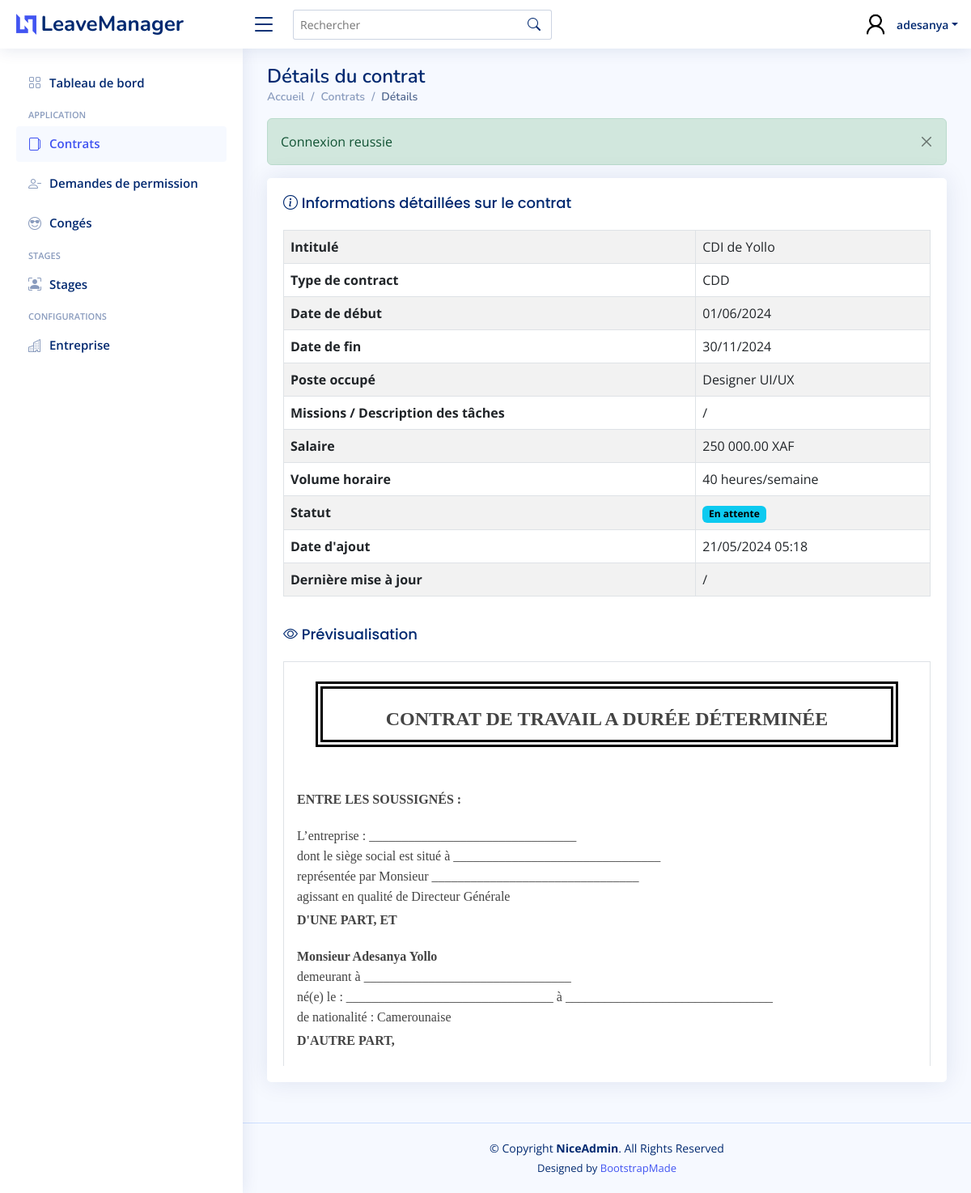
Page /src/View/Contracts/view.php?id=1 (signed in) on the committed database.
### tables this page shows
CREATE TABLE `employees` (
  `id` int NOT NULL,
  `first_name` varchar(50) NOT NULL,
  `last_name` varchar(50) NOT NULL,
  `email` varchar(255) NOT NULL,
  `username` varchar(255) NOT NULL,
  `pwd` varchar(255) NOT NULL,
  `role_id` int NOT NULL,
  `created` datetime NOT NULL DEFAULT CURRENT_TIMESTAMP,
  `modified` datetime DEFAULT NULL,
  `token` varchar(255) DEFAULT NULL,
  `token_exp_date` datetime DEFAULT NULL,
  `status` varchar(10) NOT NULL,
  `etat` tinyint(1) NOT NULL DEFAULT '1'
);

CREATE TABLE `contracts` (
  `id` int NOT NULL,
  `employee_id` int NOT NULL,
  `title` varchar(255) DEFAULT NULL,
  `contract_type_id` int NOT NULL,
  `start_date` date NOT NULL,
  `end_date` date DEFAULT NULL,
  `job_object` varchar(300) DEFAULT NULL,
  `job_description` varchar(1500) DEFAULT NULL,
  `job_salary` decimal(13,4) DEFAULT NULL,
  `hourly_rate` varchar(255) DEFAULT NULL,
  `pdf` varchar(255) DEFAULT NULL,
  `created` datetime NOT NULL DEFAULT CURRENT_TIMESTAMP,
  `modified` datetime DEFAULT NULL,
  `status` varchar(15) NOT NULL,
  `etat` tinyint(1) NOT NULL DEFAULT '1'
);

CREATE TABLE `contract_types` (
  `id` int NOT NULL,
  `name` varchar(300) NOT NULL,
  `description` varchar(1000) DEFAULT NULL,
  `created` datetime NOT NULL DEFAULT CURRENT_TIMESTAMP,
  `etat` tinyint(1) NOT NULL DEFAULT '1'
);

CREATE TABLE `contract_models` (
  `id` int NOT NULL,
  `contract_type_id` int NOT NULL,
  `name` varchar(300) NOT NULL,
  `content` text NOT NULL,
  `is_current` tinyint(1) NOT NULL DEFAULT '0',
  `status` varchar(10) NOT NULL,
  `created` datetime NOT NULL DEFAULT CURRENT_TIMESTAMP,
  `modified` datetime DEFAULT NULL,
  `etat` tinyint(1) NOT NULL DEFAULT '1'
);

### src/View/Contracts/view.php (the view, shortened to what the rows shown need)
<?php
require_once dirname(dirname(dirname(__DIR__))) . DIRECTORY_SEPARATOR . 'autoload.php';
(new ContractsController())->view();
require_once dirname(__DIR__) . DS . 'Elements' . DS . 'header.php';
?>
<main id="main" class="main">
    <div class="pagetitle">
        <h1>Détails du contrat</h1>
    </div>
    <section class="section dashboard">
        <div class="row">
            <div class="col-md-12 col-xl-12 col-xxl-10">
                <div class="card">
                    <div class="card-body">
                        <div class="table-responsive">
                            <table class="table table-striped table-bordered table-hover">
                                <tbody>
                                    <tr>
                                        <th>Intitulé</th>
                                        <td>
                                            <?php if (!empty($contract->getTitle())) : echo $contract->getTitle();
                                            else : ?>
                                                Contrat de l'employé
                                                <?= $contract->getEmployee()->getFirstName() . ' ' . $contract->getEmployee()->getLastName() ?>
                                            <?php endif; ?>
                                        </td>
                                    </tr>
                                    <tr>
                                        <th>Type de contract</th>
                                        <td><?= $contract->getContractType()->getName() ?></td>
                                    </tr>
                                    <tr>
                                        <th>Date de début</th>
                                        <td><?= DateHelper::shortDate($contract->getStartDate()) ?></td>
                                    </tr>
                                    <tr>
                                        <th>Date de fin</th>
                                        <td><?= !empty($contract->getEndDate()) ? DateHelper::shortDate($contract->getEndDate()) : '/' ?>
                                        </td>
                                    </tr>
                                    <tr>
                                        <th>Poste occupé</th>
                                        <td><?= $contract->getJobObject() ?></td>
                                    </tr>
                                    <tr>
                                        <th>Missions / Description des tâches</th>
                                    </tr>
                                    <tr>
                                        <th>Salaire</th>
                                        <td>
                                            <?= !empty($contract->getJobSalary()) ? UtilsHelper::currency((float)$contract->getJobSalary()) . ' XAF' : '/' ?>
                                        </td>
                                    </tr>
                                    <tr>
                                        <th>Volume horaire</th>
                                        <td><?= !empty($contract->getHourlyRate()) ? $contract->getHourlyRate() : '/' ?></td>
                                    </tr>
                                    <tr>
                                        <th>Statut</th>
                                    </tr>
                                    <tr>
                                        <th>Date d'ajout</th>
                                        <td><?= DateHelper::dateTime($contract->getCreated()) ?></td>
                                    </tr>
                                    <tr>
                                        <th>Dernière mise à jour </th>
                                    </tr>
                                </tbody>
                            </table>
                        </div>
                        <?php if (empty($contract->getPdf())) : ?>
                            <div class="" style="max-height: 500px; overflow-y: auto;">
                                <div class="editor-content border p-3">
                                    <?= $preview ?>
                                </div>
                            </div>
                        <?php endif; ?>
                    </div>
                </div>
            </div>
        </div>
    </section>
</main>
<?php require_once dirname(__DIR__) . DS . 'Elements' . DS . 'footer.php'; ?>

### src/View/Elements/header.php (shortened to what the rows shown need)
<?php
require_once dirname(dirname(dirname(__DIR__))) . DIRECTORY_SEPARATOR . 'autoload.php';
?>
<!DOCTYPE html>
<html lang="fr">
<head>
    <link href="<?= TEMPLATE_PATH ?>assets/vendor/bootstrap/css/bootstrap.min.css" rel="stylesheet">
    <link href="<?= TEMPLATE_PATH ?>assets/vendor/bootstrap-icons/bootstrap-icons.css" rel="stylesheet">
    <link href="<?= TEMPLATE_PATH ?>assets/vendor/simple-datatables/style.css" rel="stylesheet">
    <link href="<?= TEMPLATE_PATH ?>assets/css/style.css" rel="stylesheet">
    <link href="<?= ASSETS ?>css/override.css" rel="stylesheet">
</head>
<body>
    <header id="header" class="header fixed-top d-flex align-items-center">
        <nav class="header-nav ms-auto">
            <ul class="d-flex align-items-center">
                <li class="nav-item dropdown pe-3">
                    <a class="nav-link nav-profile d-flex align-items-center pe-0" href="#" data-bs-toggle="dropdown">
                        <img src="<?= IMAGES ?>user_icon.png" alt="Profile" class="rounded-circle">
                        <span class="d-none d-md-block dropdown-toggle ps-2"><?= $auth_user->getUsername() ?></span>
                    </a>
                </li>
            </ul>
        </nav>
    </header>

### rows in the picture
employees: username "adesanya"
contracts: title "CDI de Yollo", contract_type.name "CDD", start_date "01/06/2024", end_date "30/11/2024", job_object "Designer UI/UX", job_salary "250 000.00", hourly_rate "40 heures/semaine", created "21/05/2024 05:18", id.content "CONTRAT DE TRAVAIL A DURÉE DÉTERMINÉE ENTRE LES SOUSSIGNÉS : L’entreprise : ________________________________ dont le siège social est situé à ________________________________ représentée par Monsieur ________________________________ agissant en qualité de Directeur Générale D'UNE PART, ET Monsieur Adesanya Yollo demeurant à ________________________________ né(e) le : ________________________________ à ________________________________ de nationalité : Camerounaise D'AUTRE PART,"

### other values in the picture
$message->getMessage() "Connexion reussie"
